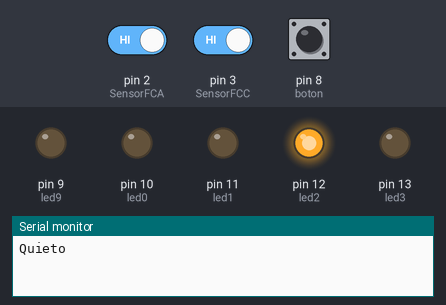
Bench run of a sketch on a simulated Arduino Uno, built with avr-gcc and run on an emulated ATmega328P. Shown: output pins drawn as LEDs (lit = HIGH), the last lines printed to the serial monitor. The inputs (shaded band) are chosen by the test bench; at power-on: pin 8 (boton) HIGH, pin 2 (SensorFCA) HIGH, pin 3 (SensorFCC) HIGH.

Above: at 1.2 s.
1.3 s: pin 8 (boton) pulled LOW for 0.15 s
At 3.2 s:
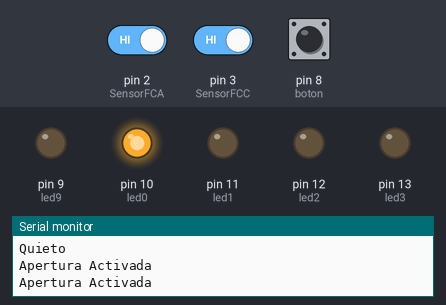
3.5 s: pin 8 (boton) pulled LOW for 1 s
At 4.9 s:
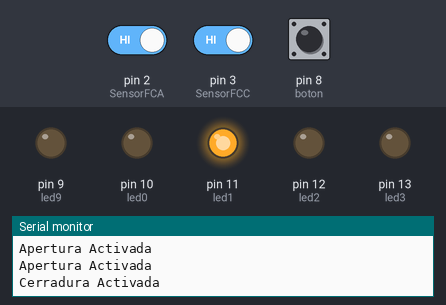
6.0 s: pin 8 (boton) pulled LOW for 3.2 s
At 7.1 s:
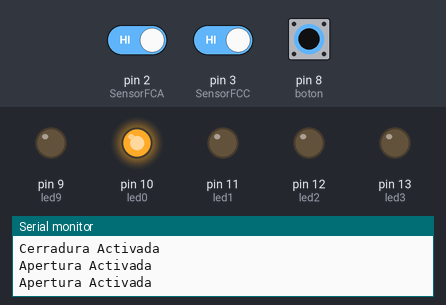
10.7 s: pin 2 (SensorFCA) driven LOW
At 12.1 s:
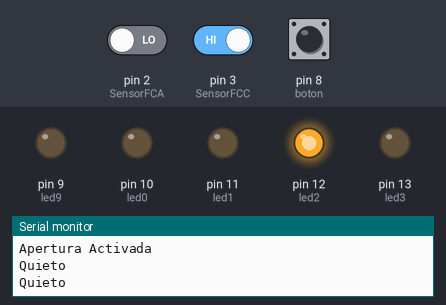
Timing chart, 0 to 13.7 s (numbered marks = the images above; inputs shaded):
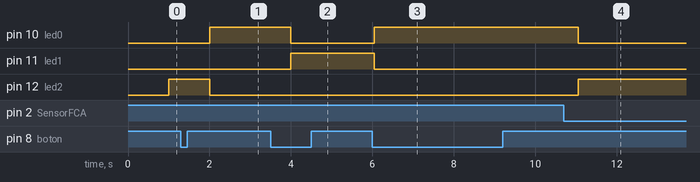

The sketch:

Porton_enum.ino
```cpp
#include "var_const.h"
void setup() {
  // put your setup code here, to run once:
  pinMode(led0, OUTPUT);
  pinMode(led1, OUTPUT);
  pinMode(led2, OUTPUT);
  pinMode(led3, OUTPUT);
  pinMode(led9, OUTPUT);
  pinMode(boton, INPUT_PULLUP);
  pinMode(SensorFCA, INPUT_PULLUP);
  pinMode(SensorFCC, INPUT_PULLUP);
  Serial.begin(9600);
}


void loop() {
  // put your main code here, to run repeatedly:
  estado_boton = digitalRead(boton);
  estado_sensor = digitalRead(SensorFCA);
  estado_sensor2 = digitalRead(SensorFCC);
  tiempo_actual = millis();
  if (estado_boton != ultimo_boton) {  //Va a cerrar o abrir
    delay(50);
    if (estado_boton == LOW) {
      if (indice > 1) {
        indice = 0;
      }
      if (!estado_sensor) {
        FC = HIGH;
        Serial.println("Llego al FCC");
      } else if (!estado_sensor2) {
        FA = HIGH;
        Serial.println("Llego al FCA");
      }
      indice++;

      estado = indice;
    }
    ultimo_boton = estado_boton;
  }

  if (!estado_sensor || !estado_sensor2) {  //Pregunta si la reja ya se abrio/cerro
    estado = detenido;
  }
  if (tiempo_actual - anterior_tiempo >= espera) {
    anterior_tiempo = tiempo_actual;
    switch (estado) {
      case abriendo:  //abrir reja
        apertura();
        break;
      case cerrando:
        cerradura();
        break;
      case detenido:
        frenado();
        break;
      default:
        Serial.print("No pasa nada");  // nada
        break;
    }
  }
}
```

var_const.h
```cpp
const int led0 = 10, led1 = 11, led2 = 12, led3 = 13, led9 = 9; //abre, cierra, pare, sensor 1 y 2
const int boton = 8;          //abra, cierra, pare
const int espera = 1000; //tiempo de cerrado y apertura Porton
const int SensorFCA = 2;    // Final de Carrera Abierto, una vez que llega a x punto manda una señal al puerto de arduino, HIGH
const int SensorFCC = 3;    // Final de Carrera Cerrado
bool estado_sensor = HIGH;
bool ultimo_sensor = HIGH;
bool estado_sensor2 = HIGH;
bool ultimo_sensor2 = HIGH;
bool estado_boton = HIGH;
bool ultimo_boton = HIGH;
bool FC = LOW;
bool FA = LOW;
unsigned long tiempo_actual;
unsigned long anterior_tiempo;
int indice = 0;

enum opciones {
  detenido = 0,
  abriendo,
  cerrando,
};
byte estado = opciones(indice);

void apertura() {
  digitalWrite(led0, HIGH);
  digitalWrite(led1, LOW);
  digitalWrite(led2, LOW);
  Serial.println("Apertura Activada");
}
void cerradura() {  //
  digitalWrite(led0, LOW);
  digitalWrite(led1, HIGH);
  digitalWrite(led2, LOW);
  Serial.println("Cerradura Activada");
}
void frenado() {  // FRENA
  digitalWrite(led0, LOW);
  digitalWrite(led1, LOW);
  digitalWrite(led2, HIGH);
  Serial.println("Quieto");
}
```

Measured:
- after the input at 1.3 s, pin 10 (led0): LOW → HIGH after 0.70 s; pin 12 (led2): HIGH → LOW after 0.70 s
- after the input at 3.5 s, pin 10 (led0): HIGH → LOW after 0.50 s; pin 11 (led1): LOW → HIGH after 0.50 s
- after the input at 6.0 s, pin 10 (led0): LOW → HIGH after 0.05 s; pin 11 (led1): HIGH → LOW after 0.05 s
- after the input at 10.7 s, pin 10 (led0): HIGH → LOW after 0.35 s; pin 12 (led2): LOW → HIGH after 0.35 s
